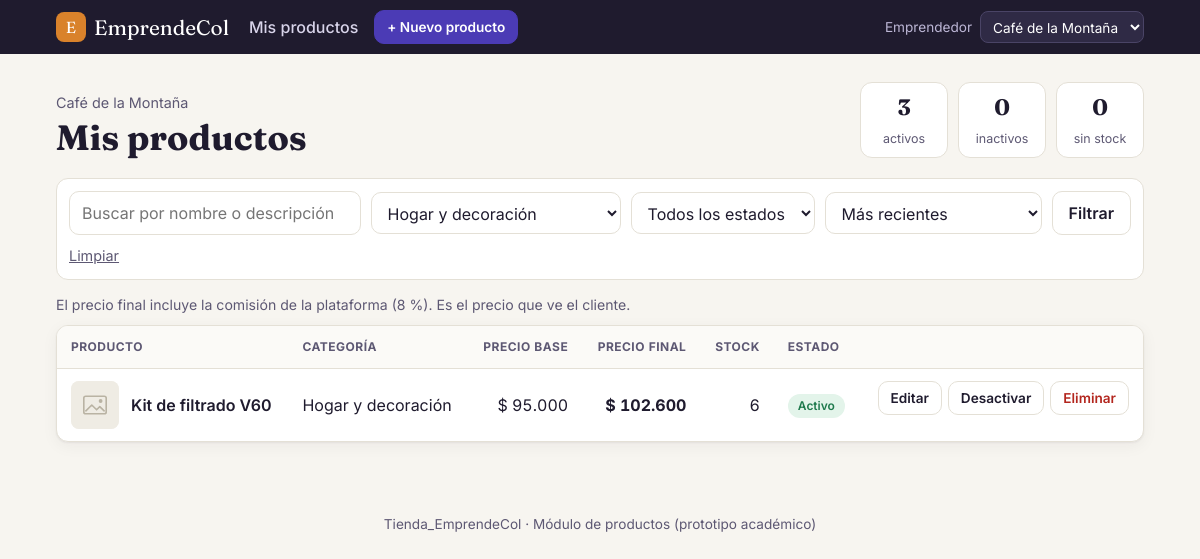
Page /productos/index.php?categoria=5 on the committed database.
### tables this page shows
CREATE TABLE perfil_emprendedor (
  id_emprendedor        INT AUTO_INCREMENT PRIMARY KEY,
  id_usuario            INT          NOT NULL,
  nombre_emprendimiento VARCHAR(120) NOT NULL,
  descripcion           TEXT         NULL,
  logo_url              VARCHAR(255) NULL,
  ciudad                VARCHAR(80)  NOT NULL,
  telefono_contacto     VARCHAR(20)  NULL,
  correo_contacto       VARCHAR(150) NULL,
  verificado            BOOLEAN      NOT NULL DEFAULT FALSE,
  estado                ENUM('activo','advertido','suspendido','bloqueado') NOT NULL DEFAULT 'activo',
  fecha_creacion        DATETIME     NOT NULL DEFAULT CURRENT_TIMESTAMP,
  CONSTRAINT uk_perfil_usuario UNIQUE (id_usuario),
  CONSTRAINT fk_perfil_usuario FOREIGN KEY (id_usuario)
    REFERENCES usuario(id_usuario) ON DELETE RESTRICT
);

CREATE TABLE configuracion (
  clave               VARCHAR(60)  PRIMARY KEY,
  valor               VARCHAR(255) NOT NULL,
  descripcion         VARCHAR(255) NULL,
  id_admin            INT          NULL,
  fecha_actualizacion DATETIME     NOT NULL DEFAULT CURRENT_TIMESTAMP ON UPDATE CURRENT_TIMESTAMP,
  CONSTRAINT fk_configuracion_admin FOREIGN KEY (id_admin)
    REFERENCES usuario(id_usuario) ON DELETE SET NULL
);

CREATE TABLE producto (
  id_producto     INT AUTO_INCREMENT PRIMARY KEY,
  id_emprendedor  INT            NOT NULL,
  id_categoria    INT            NOT NULL,
  nombre          VARCHAR(120)   NOT NULL,
  descripcion     TEXT           NULL,
  precio_base     DECIMAL(12,2)  NOT NULL,
  stock           INT            NOT NULL DEFAULT 0,
  estado          ENUM('activo','inactivo','eliminado') NOT NULL DEFAULT 'activo',
  fecha_creacion  DATETIME       NOT NULL DEFAULT CURRENT_TIMESTAMP,
  CONSTRAINT ck_producto_precio CHECK (precio_base > 0),
  CONSTRAINT ck_producto_stock  CHECK (stock >= 0),
  CONSTRAINT fk_producto_emprendedor FOREIGN KEY (id_emprendedor)
    REFERENCES perfil_emprendedor(id_emprendedor) ON DELETE RESTRICT,
  CONSTRAINT fk_producto_categoria FOREIGN KEY (id_categoria)
    REFERENCES categoria(id_categoria) ON DELETE RESTRICT,
  INDEX idx_producto_estado (estado),
  INDEX idx_producto_nombre (nombre)
);

CREATE TABLE categoria (
  id_categoria INT AUTO_INCREMENT PRIMARY KEY,
  nombre       VARCHAR(80) NOT NULL,
  activa       BOOLEAN     NOT NULL DEFAULT TRUE,
  CONSTRAINT uk_categoria_nombre UNIQUE (nombre)
);

### includes/productos.php (called while the page is built, shortened)
<?php
require_once __DIR__ . '/funciones.php';
function categorias_activas(): array
{
    return conexion()->query('SELECT id_categoria, nombre FROM categoria WHERE activa = 1 ORDER BY nombre')->fetchAll();
}
function url_imagen(?string $url): string
{
    return $url ? '../' . $url : '../assets/img/sin-imagen.svg';
}

### productos/index.php (the view, shortened to what this page needs)
<?php
require_once __DIR__ . '/../includes/productos.php';
$emp = emprendedor_actual();
$pdo = conexion();
$comision = porcentaje_comision();
$q         = trim((string)($_GET['q'] ?? ''));
$categoria = (int)($_GET['categoria'] ?? 0);
$estado    = in_array($_GET['estado'] ?? '', ESTADOS_EDITABLES, true) ? $_GET['estado'] : '';
$ordenes   = [
    'recientes'   => 'p.fecha_creacion DESC, p.id_producto DESC',
    'nombre'      => 'p.nombre ASC',
    'precio_asc'  => 'p.precio_base ASC',
    'precio_desc' => 'p.precio_base DESC',
    'stock'       => 'p.stock ASC',
];
$orden = array_key_exists($_GET['orden'] ?? '', $ordenes) ? $_GET['orden'] : 'recientes';
$where  = ["p.id_emprendedor = :emp", "p.estado <> 'eliminado'"];
$params = [':emp' => $emp['id_emprendedor']];
if ($categoria > 0) {
    $where[] = 'p.id_categoria = :cat';
    $params[':cat'] = $categoria;
}
$sqlWhere = implode(' AND ', $where);
$porPagina = 8;
$st = $pdo->prepare("SELECT COUNT(*) FROM producto p WHERE $sqlWhere");
$st->execute($params);
$total   = (int)$st->fetchColumn();
$paginas = max(1, (int)ceil($total / $porPagina));
$pagina  = min(max(1, (int)($_GET['pagina'] ?? 1)), $paginas);
$offset  = ($pagina - 1) * $porPagina;
$st = $pdo->prepare(
    "SELECT p.*, c.nombre AS categoria,
            (SELECT url FROM imagen_producto i WHERE i.id_producto = p.id_producto ORDER BY orden, id_imagen LIMIT 1) AS imagen
       FROM producto p
       JOIN categoria c ON c.id_categoria = p.id_categoria
      WHERE $sqlWhere
      ORDER BY {$ordenes[$orden]}
      LIMIT $porPagina OFFSET $offset"
);
$st->execute($params);
$productos = $st->fetchAll();
$st = $pdo->prepare(
    "SELECT SUM(estado = 'activo') activos, SUM(estado = 'inactivo') inactivos, SUM(stock = 0) agotados
       FROM producto WHERE id_emprendedor = ? AND estado <> 'eliminado'"
);
$st->execute([$emp['id_emprendedor']]);
$resumen = $st->fetch();
require __DIR__ . '/../includes/header.php';
?>
<section class="encabezado-pagina">
  <div>
    <p class="sobretitulo"><?= e($emp['nombre_emprendimiento']) ?></p>
    <h1>Mis productos</h1>
  </div>
  <div class="resumen">
    <div><strong><?= (int)$resumen['activos'] ?></strong><span>activos</span></div>
    <div><strong><?= (int)$resumen['inactivos'] ?></strong><span>inactivos</span></div>
    <div class="<?= $resumen['agotados'] ? 'resumen-alerta' : '' ?>"><strong><?= (int)$resumen['agotados'] ?></strong><span>sin stock</span></div>
  </div>
</section>
<form class="filtros" method="get">
  <input type="search" name="q" value="<?= e($q) ?>" placeholder="Buscar por nombre o descripción" aria-label="Buscar">
  <select name="categoria" aria-label="Categoría">
    <?php foreach (categorias_activas() as $c): ?>
      <option value="<?= (int)$c['id_categoria'] ?>" <?= $categoria === (int)$c['id_categoria'] ? 'selected' : '' ?>><?= e($c['nombre']) ?></option>
    <?php endforeach; ?>
  </select>
  <select name="estado" aria-label="Estado">
    <option value="">Todos los estados</option>
  </select>
  <select name="orden" aria-label="Ordenar">
    <option value="recientes" <?= $orden === 'recientes' ? 'selected' : '' ?>>Más recientes</option>
  </select>
  <button class="btn">Filtrar</button>
  <?php if ($q !== '' || $categoria || $estado !== '' || $orden !== 'recientes'): ?>
    <a class="enlace-suave" href="index.php">Limpiar</a>
  <?php endif; ?>
</form>
<?php if (!$productos): ?>
  <div class="vacio">
    <?php if ($total === 0 && $q === '' && !$categoria && $estado === ''): ?>
      <h2>Aún no tienes productos</h2>
      <p>Publica el primero en tres pasos: datos, precio y fotos.</p>
      <a href="crear.php" class="btn btn-primario">+ Publicar mi primer producto</a>
    <?php else: ?>
      <h2>No encontramos productos con esos filtros</h2>
      <p><a href="index.php">Ver todos mis productos</a></p>
    <?php endif; ?>
  </div>
<?php else: ?>
  <p class="nota">El precio final incluye la comisión de la plataforma (<?= e(rtrim(rtrim(number_format($comision, 2, ',', ''), '0'), ',')) ?> %). Es el precio que ve el cliente.</p>
  <div class="tabla-envoltura">
    <table class="tabla">
      <thead>
        <tr>
          <th>Producto</th><th>Categoría</th><th class="num">Precio base</th><th class="num">Precio final</th>
          <th class="num">Stock</th><th>Estado</th><th><span class="sr">Acciones</span></th>
        </tr>
      </thead>
      <tbody>
      <?php foreach ($productos as $p): ?>
        <tr>
          <td data-label="Producto">
            <a class="celda-producto" href="ver.php?id=<?= (int)$p['id_producto'] ?>">
              <img src="<?= e(url_imagen($p['imagen'])) ?>" alt="" loading="lazy">
              <span><?= e($p['nombre']) ?></span>
            </a>
          </td>
          <td data-label="Categoría"><?= e($p['categoria']) ?></td>
          <td data-label="Precio base" class="num"><?= cop($p['precio_base']) ?></td>
          <td data-label="Precio final" class="num"><strong><?= cop(precio_final((float)$p['precio_base'], $comision)) ?></strong></td>
          <td data-label="Stock" class="num <?= (int)$p['stock'] === 0 ? 'texto-alerta' : '' ?>"><?= (int)$p['stock'] ?></td>
          <td data-label="Estado"><?= etiqueta_estado($p['estado']) ?></td>
          <td class="acciones">
            <a class="btn btn-sm" href="editar.php?id=<?= (int)$p['id_producto'] ?>">Editar</a>
            <form method="post" action="estado.php">
              <button class="btn btn-sm btn-suave"><?= $p['estado'] === 'activo' ? 'Desactivar' : 'Activar' ?></button>
            </form>
            <form method="post" action="eliminar.php" onsubmit="return confirm('¿Eliminar «<?= e(addslashes($p['nombre'])) ?>»? Esta acción no se puede deshacer.');">
              <button class="btn btn-sm btn-peligro">Eliminar</button>
            </form>
          </td>
        </tr>
      <?php endforeach; ?>
      </tbody>
    </table>
  </div>
<?php endif; ?>
<?php require __DIR__ . '/../includes/footer.php'; ?>

### includes/funciones.php (shortened to what this page needs)
<?php
function conexion(): PDO
{
    static $pdo = null;
    if ($pdo === null) {
        $dsn = 'mysql:host=' . DB_HOST . ';port=' . DB_PORT . ';dbname=' . DB_NAME . ';charset=utf8mb4';
        try {
            $pdo = new PDO($dsn, DB_USER, DB_PASS, [
                PDO::ATTR_ERRMODE            => PDO::ERRMODE_EXCEPTION,
                PDO::ATTR_DEFAULT_FETCH_MODE => PDO::FETCH_ASSOC,
                PDO::ATTR_EMULATE_PREPARES   => false,
            ]);
        } catch (PDOException $ex) {
            http_response_code(500);
            echo '<div style="font-family:sans-serif;max-width:640px;margin:60px auto;padding:24px;border:1px solid #e5a3a3;border-radius:12px;background:#fff5f5">'
               . '<h2 style="margin-top:0">No se pudo conectar a la base de datos</h2>'
               . '<p>Revisa que MySQL esté iniciado en el panel de XAMPP, que hayas importado '
               . '<code>database/tienda_emprendecol.sql</code> y que los datos de <code>config/db.php</code> sean correctos.</p>'
               . '<p style="color:#888;font-size:13px">Detalle: ' . htmlspecialchars($ex->getMessage()) . '</p></div>';
            exit;
        }
    }
    return $pdo;
}
function e($texto): string
{
    return htmlspecialchars((string)($texto ?? ''), ENT_QUOTES, 'UTF-8');
}
function emprendedores_disponibles(): array
{
    return conexion()->query(
        "SELECT pe.id_emprendedor, pe.id_usuario, pe.nombre_emprendimiento
           FROM perfil_emprendedor pe
           JOIN usuario u ON u.id_usuario = pe.id_usuario
          WHERE u.estado = 'activo'
          ORDER BY pe.nombre_emprendimiento"
    )->fetchAll();
}
function emprendedor_actual(): array
{
    $lista = emprendedores_disponibles();
    foreach ($lista as $emp) {
        if ((int)$emp['id_emprendedor'] === (int)($_SESSION['id_emprendedor'] ?? 0)) {
            return $emp;
        }
    }
    return $lista[0];
}
function obtener_config(string $clave, $defecto = null)
{
    $st = conexion()->prepare('SELECT valor FROM configuracion WHERE clave = ?');
    $st->execute([$clave]);
    $valor = $st->fetchColumn();
    return $valor === false ? $defecto : $valor;
}
function porcentaje_comision(): float
{
    return (float)obtener_config('porcentaje_comision', 0);
}
function precio_final(float $precioBase, ?float $porcentaje = null): float
{
    $porcentaje = $porcentaje ?? porcentaje_comision();
    return round($precioBase * (1 + $porcentaje / 100));
}
function cop($valor): string
{
    return '$ ' . number_format((float)$valor, 0, ',', '.');
}
function etiqueta_estado(string $estado): string
{
    $textos = ['activo' => 'Activo', 'inactivo' => 'Inactivo', 'eliminado' => 'Eliminado'];
    return '<span class="badge badge-' . e($estado) . '">' . e($textos[$estado] ?? $estado) . '</span>';
}

### assets/css/estilos.css (style rules this page uses)
:root { --tinta: #1f1b2e; --tinta-suave: #5d5873; --fondo: #f7f5f0; --papel: #ffffff; --borde: #e4e0d6; --primario: #4b3bb5; --primario-oscuro: #392b94; --primario-claro: #ece9fb; --acento: #d9822b; --exito: #1f7a4d; --exito-claro: #e3f4ea; --peligro: #b3261e; --peligro-claro: #fce8e6; --info-claro: #e8f0fb; --radio: 12px; --sombra: 0 1px 2px rgba(31, 27, 46, .06), 0 4px 16px rgba(31, 27, 46, .05); }
* { box-sizing: border-box; }
body { margin: 0; font-family: Inter, system-ui, -apple-system, "Segoe UI", sans-serif; color: var(--tinta); background: var(--fondo); line-height: 1.5; }
a { color: var(--primario); }
img { max-width: 100%; display: block; }
h1, h2, .marca, .precio-grande { font-family: Fraunces, Georgia, serif; }
h1 { font-size: clamp(1.6rem, 3vw, 2.2rem); margin: 0; line-height: 1.15; }
.encabezado-pagina { display: flex; justify-content: space-between; align-items: flex-end; gap: 16px; flex-wrap: wrap; margin-bottom: 20px; }
.sobretitulo { margin: 0 0 4px; color: var(--tinta-suave); font-size: .9rem; }
.resumen { display: flex; gap: 10px; }
.resumen div { background: var(--papel); border: 1px solid var(--borde); border-radius: var(--radio); padding: 8px 16px; text-align: center; min-width: 88px; }
.resumen strong { display: block; font-size: 1.4rem; font-family: Fraunces, Georgia, serif; }
.resumen span { font-size: .78rem; color: var(--tinta-suave); }
.btn { display: inline-flex; align-items: center; justify-content: center; gap: 6px; border: 1px solid var(--borde); background: var(--papel); color: var(--tinta); font: inherit; font-weight: 600; padding: 9px 16px; border-radius: 10px; cursor: pointer; text-decoration: none; white-space: nowrap; }
.btn-suave { background: transparent; }
.btn-peligro { color: var(--peligro); }
.btn-sm { padding: 6px 12px; font-size: .85rem; }
.enlace-suave { color: var(--tinta-suave); font-size: .9rem; }
.filtros { display: flex; flex-wrap: wrap; gap: 10px; align-items: center; background: var(--papel); border: 1px solid var(--borde); border-radius: var(--radio); padding: 12px; margin-bottom: 14px; }
.filtros input[type=search] { flex: 1 1 240px; }
input, select, textarea { font: inherit; color: var(--tinta); background: #fff; border: 1px solid var(--borde); border-radius: 10px; padding: 9px 12px; width: 100%; }
.filtros select { width: auto; }
.nota { color: var(--tinta-suave); font-size: .88rem; margin: 0 0 10px; }
.tabla-envoltura { background: var(--papel); border: 1px solid var(--borde); border-radius: var(--radio); box-shadow: var(--sombra); overflow: hidden; }
.tabla { width: 100%; border-collapse: collapse; }
.tabla th { text-align: left; font-size: .75rem; text-transform: uppercase; letter-spacing: .04em; color: var(--tinta-suave); padding: 12px 14px; border-bottom: 1px solid var(--borde); background: #fbfaf7; }
.tabla td { padding: 12px 14px; border-bottom: 1px solid var(--borde); vertical-align: middle; }
.tabla tr:last-child td { border-bottom: 0; }
.tabla .num { text-align: right; font-variant-numeric: tabular-nums; }
.celda-producto { display: flex; align-items: center; gap: 12px; color: var(--tinta); text-decoration: none; font-weight: 600; }
.celda-producto img { width: 48px; height: 48px; object-fit: cover; border-radius: 8px; background: var(--fondo); flex: none; }
.acciones { display: flex; gap: 6px; justify-content: flex-end; flex-wrap: wrap; }
.acciones form { margin: 0; }
.badge { display: inline-block; font-size: .75rem; font-weight: 600; padding: 3px 10px; border-radius: 99px; }
.badge-activo { background: var(--exito-claro); color: var(--exito); }

### rows in the picture
perfil_emprendedor: nombre_emprendimiento "Café de la Montaña"
configuracion: valor "8"
producto: nombre "Kit de filtrado V60", id_categoria.nombre "Hogar y decoración", precio_base "$ 95.000", precio_base.valor "$ 102.600", stock "6", estado "Activo", shows "Desactivar"

### other values in the picture
$resumen['activos'] "3"
$resumen['inactivos'] "0"
$resumen['agotados'] "0"
form field id_emprendedor "Café de la Montaña"
form field categoria "Hogar y decoración"
